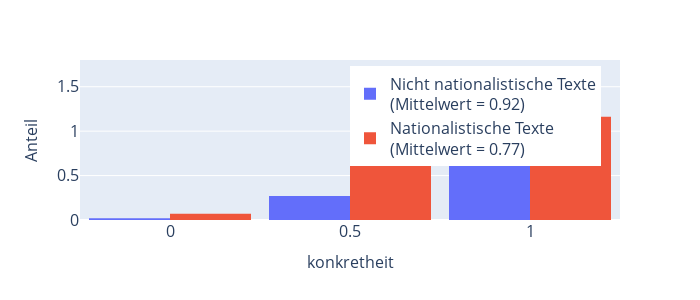
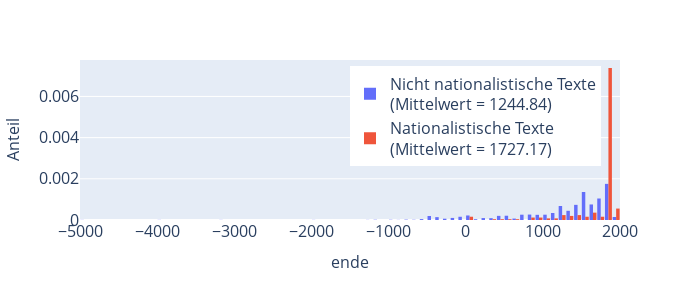
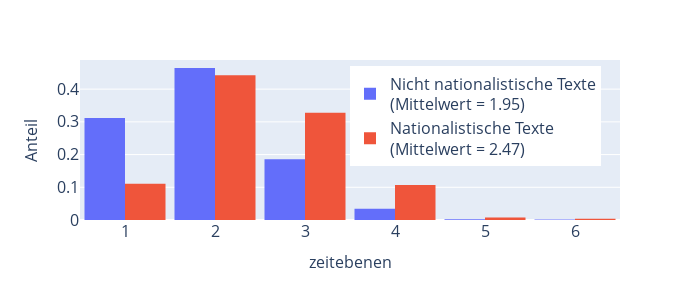
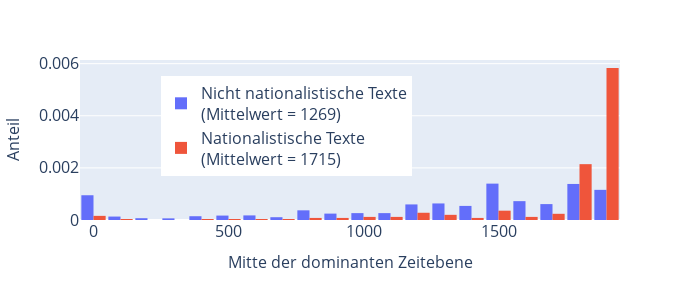

Notebook code for these charts, in order:
### Code cell
meta_plot = meta_anth_bin.copy()

for cont_comp_feature in cont_comp_features:
    mean_main = meta_plot[meta_plot[main_feature] == 1][cont_comp_feature].mean()
    mean_notmain = meta_plot[meta_plot[main_feature] == 0][cont_comp_feature].mean()
    if cont_comp_feature == 'zeit_mitte':
        label_main = f"Nationalistische Texte<br>(Mittelwert = {round(mean_main)})"
        label_notmain = f"Nicht nationalistische Texte<br>(Mittelwert = {round(mean_notmain)})"
    else:
        label_main = f"Nationalistische Texte<br>(Mittelwert = {round(mean_main, 2)})"
        label_notmain = f"Nicht nationalistische Texte<br>(Mittelwert = {round(mean_notmain, 2)})"
    meta_plot['plot_legend'] = [label_main if x == 1 else label_notmain for x in meta_plot[main_feature]]
    meta_plot['zeit_mitte'] = meta_plot['zeit_mitte'].clip(lower=0)
        
    fig = px.histogram(
        meta_plot,
        x = cont_comp_feature,
        color = 'plot_legend',
        histnorm = 'probability density',
        barmode = 'group',
        labels = {'plot_legend' : '', 
                  'stoffgebiet_positiv' : 'Anzahl positiv bewertete Stoffgebiete',
                  'zeit_mitte' : 'Mitte der dominanten Zeitebene',
                 }
    )

    fig.update_layout(
        width = 700, height = 300,
        yaxis_title="Anteil",
        xaxis=dict(tickfont=dict(size=16), titlefont=dict(size=16)),
        yaxis=dict(tickfont=dict(size=16), titlefont=dict(size=16)),
        legend=dict(font = dict(size=16), x=0.5, y = 0.96),
        bargap=0.1
    )
    if cont_comp_feature == 'zeit_mitte':
        fig.update_layout(legend=dict(x=0.15, y = 0.9),)  
        
    # fig.write_image(f"plots/6.7 Nationalismus – {cont_comp_feature}.pdf")
    fig.show()

### Figure 1 — Plotly figure (JSON) as saved in the notebook; plotly's stock layout.template omitted (floating-point values rounded to 4 significant figures; data arrays with more than 128 entries replaced by an {"elided": "..."} marker saying what was removed)
{"data": [{"alignmentgroup": "True", "bingroup": "x", "histnorm": "probability density", "hovertemplate": "=Nicht nationalistische Texte<br>(Mittelwert = 0.92)<br>konkretheit=%{x}<br>probability density=%{y}<extra></extra>", "legendgroup": "Nicht nationalistische Texte<br>(Mittelwert = 0.92)", "marker": {"color": "#636efa", "pattern": {"shape": ""}}, "name": "Nicht nationalistische Texte<br>(Mittelwert = 0.92)", "offsetgroup": "Nicht nationalistische Texte<br>(Mittelwert = 0.92)", "orientation": "v", "showlegend": true, "type": "histogram", "x": {"elided": "1597 float values"}, "xaxis": "x", "yaxis": "y"}, {"alignmentgroup": "True", "bingroup": "x", "histnorm": "probability density", "hovertemplate": "=Nationalistische Texte<br>(Mittelwert = 0.77)<br>konkretheit=%{x}<br>probability density=%{y}<extra></extra>", "legendgroup": "Nationalistische Texte<br>(Mittelwert = 0.77)", "marker": {"color": "#EF553B", "pattern": {"shape": ""}}, "name": "Nationalistische Texte<br>(Mittelwert = 0.77)", "offsetgroup": "Nationalistische Texte<br>(Mittelwert = 0.77)", "orientation": "v", "showlegend": true, "type": "histogram", "x": {"elided": "253 float values"}, "xaxis": "x", "yaxis": "y"}], "layout": {"bargap": 0.1, "barmode": "group", "height": 300, "legend": {"font": {"size": 16}, "title": {"text": ""}, "tracegroupgap": 0, "x": 0.5, "y": 0.96}, "margin": {"t": 60}, "width": 700, "xaxis": {"anchor": "y", "autorange": true, "domain": [0, 1], "range": [-0.25, 1.25], "tickfont": {"size": 16}, "title": {"font": {"size": 16}, "text": "konkretheit"}, "type": "linear"}, "yaxis": {"anchor": "x", "autorange": true, "domain": [0, 1], "range": [0, 1.801], "tickfont": {"size": 16}, "title": {"font": {"size": 16}, "text": "Anteil"}}}}

### Figure 2 — Plotly figure (JSON) as saved in the notebook; plotly's stock layout.template omitted (floating-point values rounded to 4 significant figures; data arrays with more than 128 entries replaced by an {"elided": "..."} marker saying what was removed)
{"data": [{"alignmentgroup": "True", "bingroup": "x", "histnorm": "probability density", "hovertemplate": "=Nicht nationalistische Texte<br>(Mittelwert = 1244.84)<br>ende=%{x}<br>probability density=%{y}<extra></extra>", "legendgroup": "Nicht nationalistische Texte<br>(Mittelwert = 1244.84)", "marker": {"color": "#636efa", "pattern": {"shape": ""}}, "name": "Nicht nationalistische Texte<br>(Mittelwert = 1244.84)", "offsetgroup": "Nicht nationalistische Texte<br>(Mittelwert = 1244.84)", "orientation": "v", "showlegend": true, "type": "histogram", "x": {"elided": "1597 int values"}, "xaxis": "x", "yaxis": "y"}, {"alignmentgroup": "True", "bingroup": "x", "histnorm": "probability density", "hovertemplate": "=Nationalistische Texte<br>(Mittelwert = 1727.17)<br>ende=%{x}<br>probability density=%{y}<extra></extra>", "legendgroup": "Nationalistische Texte<br>(Mittelwert = 1727.17)", "marker": {"color": "#EF553B", "pattern": {"shape": ""}}, "name": "Nationalistische Texte<br>(Mittelwert = 1727.17)", "offsetgroup": "Nationalistische Texte<br>(Mittelwert = 1727.17)", "orientation": "v", "showlegend": true, "type": "histogram", "x": {"elided": "253 int values"}, "xaxis": "x", "yaxis": "y"}], "layout": {"bargap": 0.1, "barmode": "group", "height": 300, "legend": {"font": {"size": 16}, "title": {"text": ""}, "tracegroupgap": 0, "x": 0.5, "y": 0.96}, "margin": {"t": 60}, "width": 700, "xaxis": {"anchor": "y", "autorange": true, "domain": [0, 1], "range": [-5000.0, 2000.0], "tickfont": {"size": 16}, "title": {"font": {"size": 16}, "text": "ende"}, "type": "linear"}, "yaxis": {"anchor": "x", "autorange": true, "domain": [0, 1], "range": [0, 0.007769], "tickfont": {"size": 16}, "title": {"font": {"size": 16}, "text": "Anteil"}}}}

### Figure 3 — Plotly figure (JSON) as saved in the notebook; plotly's stock layout.template omitted (floating-point values rounded to 4 significant figures; data arrays with more than 128 entries replaced by an {"elided": "..."} marker saying what was removed)
{"data": [{"alignmentgroup": "True", "bingroup": "x", "histnorm": "probability density", "hovertemplate": "=Nicht nationalistische Texte<br>(Mittelwert = 1.95)<br>zeitebenen=%{x}<br>probability density=%{y}<extra></extra>", "legendgroup": "Nicht nationalistische Texte<br>(Mittelwert = 1.95)", "marker": {"color": "#636efa", "pattern": {"shape": ""}}, "name": "Nicht nationalistische Texte<br>(Mittelwert = 1.95)", "offsetgroup": "Nicht nationalistische Texte<br>(Mittelwert = 1.95)", "orientation": "v", "showlegend": true, "type": "histogram", "x": {"elided": "1597 int values"}, "xaxis": "x", "yaxis": "y"}, {"alignmentgroup": "True", "bingroup": "x", "histnorm": "probability density", "hovertemplate": "=Nationalistische Texte<br>(Mittelwert = 2.47)<br>zeitebenen=%{x}<br>probability density=%{y}<extra></extra>", "legendgroup": "Nationalistische Texte<br>(Mittelwert = 2.47)", "marker": {"color": "#EF553B", "pattern": {"shape": ""}}, "name": "Nationalistische Texte<br>(Mittelwert = 2.47)", "offsetgroup": "Nationalistische Texte<br>(Mittelwert = 2.47)", "orientation": "v", "showlegend": true, "type": "histogram", "x": {"elided": "253 int values"}, "xaxis": "x", "yaxis": "y"}], "layout": {"bargap": 0.1, "barmode": "group", "height": 300, "legend": {"font": {"size": 16}, "title": {"text": ""}, "tracegroupgap": 0, "x": 0.5, "y": 0.96}, "margin": {"t": 60}, "width": 700, "xaxis": {"anchor": "y", "autorange": true, "domain": [0, 1], "range": [0.5, 6.5], "tickfont": {"size": 16}, "title": {"font": {"size": 16}, "text": "zeitebenen"}, "type": "linear"}, "yaxis": {"anchor": "x", "autorange": true, "domain": [0, 1], "range": [0, 0.4891], "tickfont": {"size": 16}, "title": {"font": {"size": 16}, "text": "Anteil"}}}}

### Figure 4 — Plotly figure (JSON) as saved in the notebook; plotly's stock layout.template omitted (floating-point values rounded to 4 significant figures; data arrays with more than 128 entries replaced by an {"elided": "..."} marker saying what was removed)
{"data": [{"alignmentgroup": "True", "bingroup": "x", "histnorm": "probability density", "hovertemplate": "=Nicht nationalistische Texte<br>(Mittelwert = 1269)<br>Mitte der dominanten Zeitebene=%{x}<br>probability density=%{y}<extra></extra>", "legendgroup": "Nicht nationalistische Texte<br>(Mittelwert = 1269)", "marker": {"color": "#636efa", "pattern": {"shape": ""}}, "name": "Nicht nationalistische Texte<br>(Mittelwert = 1269)", "offsetgroup": "Nicht nationalistische Texte<br>(Mittelwert = 1269)", "orientation": "v", "showlegend": true, "type": "histogram", "x": {"elided": "1597 float values"}, "xaxis": "x", "yaxis": "y"}, {"alignmentgroup": "True", "bingroup": "x", "histnorm": "probability density", "hovertemplate": "=Nationalistische Texte<br>(Mittelwert = 1715)<br>Mitte der dominanten Zeitebene=%{x}<br>probability density=%{y}<extra></extra>", "legendgroup": "Nationalistische Texte<br>(Mittelwert = 1715)", "marker": {"color": "#EF553B", "pattern": {"shape": ""}}, "name": "Nationalistische Texte<br>(Mittelwert = 1715)", "offsetgroup": "Nationalistische Texte<br>(Mittelwert = 1715)", "orientation": "v", "showlegend": true, "type": "histogram", "x": {"elided": "253 float values"}, "xaxis": "x", "yaxis": "y"}], "layout": {"bargap": 0.1, "barmode": "group", "height": 300, "legend": {"font": {"size": 16}, "title": {"text": ""}, "tracegroupgap": 0, "x": 0.15, "y": 0.9}, "margin": {"t": 60}, "width": 700, "xaxis": {"anchor": "y", "autorange": true, "domain": [0, 1], "range": [-50, 1950], "tickfont": {"size": 16}, "title": {"font": {"size": 16}, "text": "Mitte der dominanten Zeitebene"}, "type": "linear"}, "yaxis": {"anchor": "x", "autorange": true, "domain": [0, 1], "range": [0, 0.00614], "tickfont": {"size": 16}, "title": {"font": {"size": 16}, "text": "Anteil"}}}}
